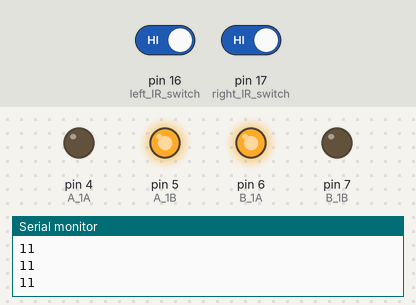
The sketch below on a simulated Arduino Uno, built with avr-gcc and run on an emulated ATmega328P. On the bench: output pins drawn as LEDs (lit = HIGH), the last lines printed to the serial monitor. Inputs (shaded band) come from the test bench; at power-on: pin 16 (left_IR_switch) HIGH, pin 17 (right_IR_switch) HIGH.

Above: at 1.2 s.
1.3 s: pin 16 (left_IR_switch) driven LOW
At 2.4 s:
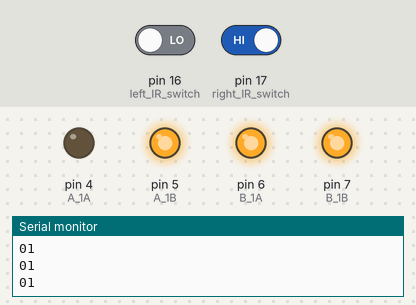
2.8 s: pin 17 (right_IR_switch) driven LOW
At 3.8 s:
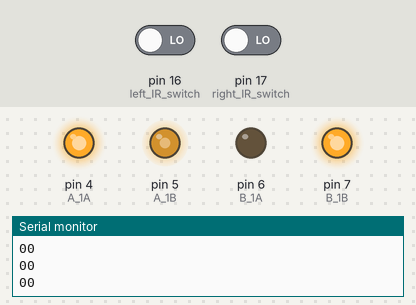
4.3 s: pin 16 (left_IR_switch) driven HIGH
At 4.8 s:
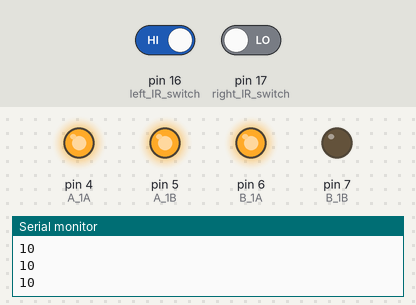
5.8 s: pin 17 (right_IR_switch) driven HIGH
At 6.1 s:
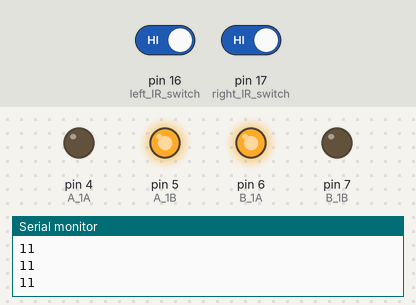
7.3 s: pin 16 (left_IR_switch) driven LOW
At 8.3 s:
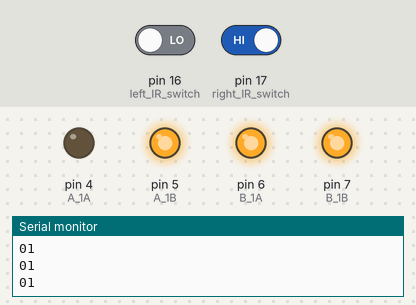
Timing chart, 0 to 9.8 s (numbered marks = the images above; inputs shaded):
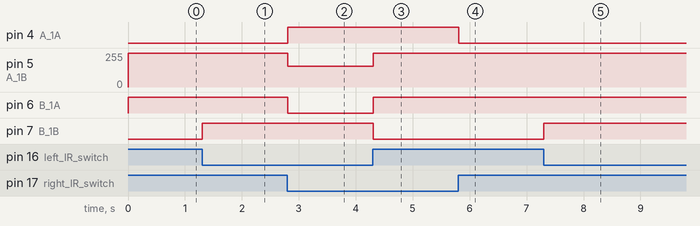

Measured:
- after the input at 1.3 s, pin 7 (B_1B): LOW → HIGH at once
- after the input at 2.8 s, pin 4 (A_1A): LOW → HIGH at once; pin 5 (A_1B): 255/255 → 155/255 at once; pin 6 (B_1A): HIGH → LOW at once
- after the input at 4.3 s, pin 5 (A_1B): 155/255 → 255/255 at once; pin 6 (B_1A): LOW → HIGH at once; pin 7 (B_1B): HIGH → LOW at once
- after the input at 5.8 s, pin 4 (A_1A): HIGH → LOW at once
- after the input at 7.3 s, pin 7 (B_1B): LOW → HIGH at once

The sketch:

4WD_IR_Switch.ino
```cpp
//更多资料欢迎访问我们的官网 http://openjumper.cn/ 或联系邮箱 support@openjumper.com
//https://openjumper.taobao.com/ --OPENJUMPER官方店铺
//https://shop555818949.taobao.com/ --OPENJUMPER企业店铺

#define left_IR_switch 16  //左边的巡线传感器链接到A2(pin 16)
#define right_IR_switch 17 //右边的巡线传感器链接到A3(pin 17)

#define A_1A 4 //A组电机正反转控制
#define A_1B 5 //PWM
#define B_1A 6 //PMW//B组电机正反转控制
#define B_1B 7 //

int IR_switch_state[2]; //存放两个巡线传感器读到的状态

void motion(int speed_A, int speed_B) //电机速度控制函数。括号内分别为左右电机速度值，直接作用于L9110S电机驱动
{
  if (speed_A > 0) //范围-255～+255，正值为正转，负值为反转。
  {
    digitalWrite(A_1A, 0);
    analogWrite(A_1B, speed_A); //PWM控制速度
  }
  else
  {
    digitalWrite(A_1A, 1);
    analogWrite(A_1B, 255 + speed_A); //PWM控制速度
  }
  if (speed_B > 0)
  {
    analogWrite(B_1A, speed_B); //PWM控制速度
    digitalWrite(B_1B, 0);
  }

  else
  {
    analogWrite(B_1A, 255 + speed_B); //PWM控制速度
    digitalWrite(B_1B, 1);
  }
}

void setup()
{
  pinMode(left_IR_switch, INPUT); //配置2个传感器IO口为输入
  pinMode(right_IR_switch, INPUT);
  Serial.begin(9600);    //打开串口设置波特率
  pinMode(A_1A, OUTPUT); //配置电机输出IO口为输出
  pinMode(A_1B, OUTPUT);
  pinMode(B_1A, OUTPUT);
  pinMode(B_1B, OUTPUT);
}
void loop()
{
  IR_switch_state[0] = digitalRead(left_IR_switch); //分别为从左到右2个红外寻线传感器
  IR_switch_state[1] = digitalRead(right_IR_switch);

  for (int i = 0; i < 2; i++)
  {
    Serial.print(IR_switch_state[i]); //串口输出传感器当前的状态
  }
  Serial.print("\n"); //换行

  if ((IR_switch_state[0] == 0) && IR_switch_state[1]) //左端传感器检测到障碍物
  {

    motion(255, 0); //右转
  }
  else if (IR_switch_state[0] && (IR_switch_state[1] == 0)) //右端传感器检测到障碍物
  {

    motion(0, 255); //左转
  }
  else if ((IR_switch_state[0] == 0) && (IR_switch_state[1] == 0)) //lost line
  {
    motion(-100, -255); //后退
  }
  else if (IR_switch_state[0] && IR_switch_state[1]) //on line
  {
    motion(255, 255); //全速前进
  }

  delay(10);
}
```
